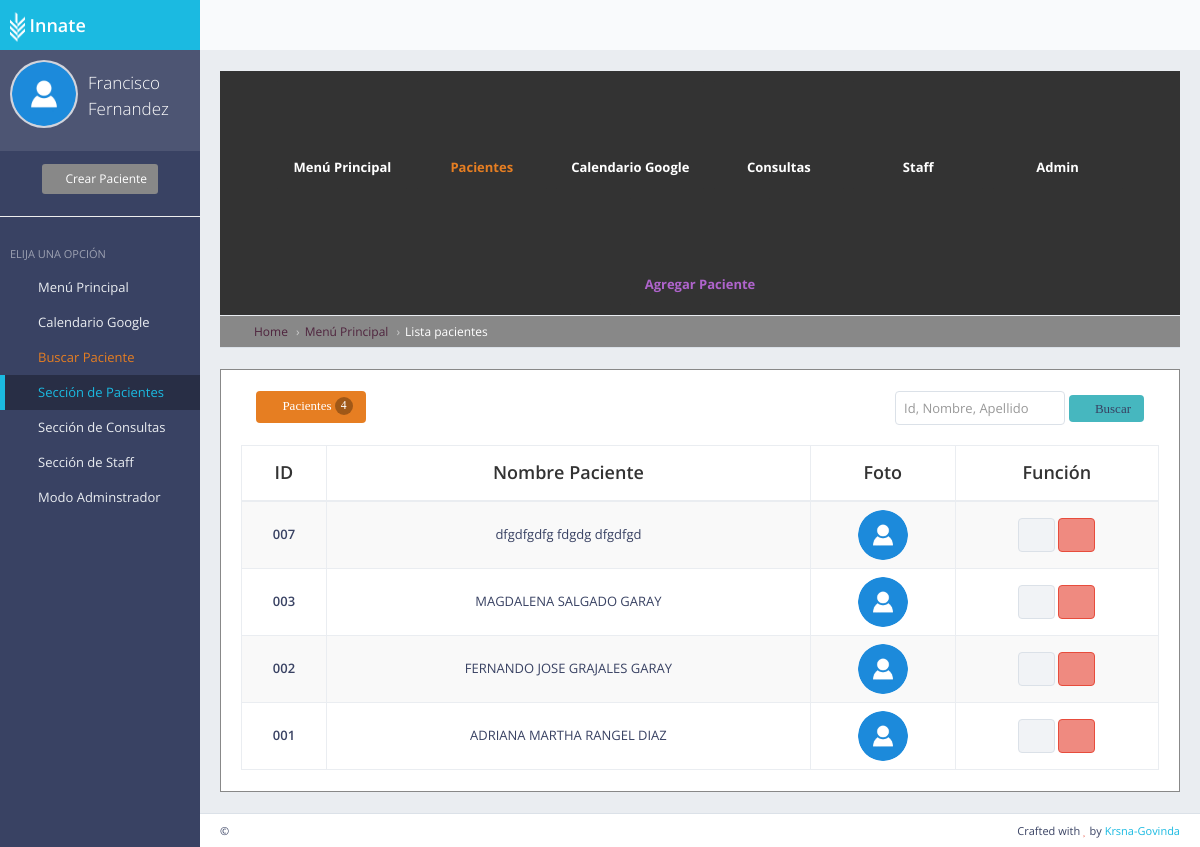
The app's page /pacientes/lista/ (signed in) with its own data.
### persona/models.py (models this page shows, shortened)
class Persona(models.Model):
    rol_opciones = (
            ('Quiropráctico', 'Quiropráctico'),
            ('Asistente', 'Asistente'),
            ('Radiólogo', 'Radiólogo'),
            ('Capacitación', 'Capacitación'),
            ('Contabilidad', 'Contabilidad'),
            ('Administrador', 'Administrador')
        )
    user   = models.OneToOneField(User, on_delete=models.CASCADE, null=True, blank=True)
    Nombre = models.CharField(max_length=50)
    Apellido_Paterno = models.CharField(max_length=100)
    Apellido_Materno = models.CharField(max_length=100)
    Rol = models.CharField(max_length=15, choices=rol_opciones, default="Quiropràctico")
    Cedula = models.CharField(max_length=50, null=True, blank=True)
    Telefono = models.CharField(max_length=50, null=True, blank=True)
    email = models.CharField(max_length=100, null=True, blank=True)
    Foto = models.ImageField(default='default.jpg', blank=True, upload_to='medicos/')
    facebook = models.CharField(max_length=100, null=True, blank=True)
    twitter = models.CharField(max_length=100, null=True, blank=True)
    linkedin = models.CharField(max_length=100, null=True, blank=True)
    instagram = models.CharField(max_length=100, null=True, blank=True)
    class Meta:
        verbose_name = ("Personas")
        verbose_name_plural = ("Persona")
        ordering = ("-id",)

### paciente/models.py (models this page shows, shortened)
class Paciente(models.Model):
    sexo_opciones= (
        ('M', 'Masculino'),
        ('F', 'Femenino'),
    )
    titulo_opciones= (
        ('Sr', 'Señor'),
        ('Sra', 'Señora'),
        ('Srita', 'Señorita'),
        ('Joven', 'Joven'),
    )
    record = models.CharField(max_length=50, null=True, unique=True)
    Titulo = models.CharField(max_length=50, choices=titulo_opciones, null=True, blank=True, default="Sr.")
    Apellido_Paterno = models.CharField(max_length=100)
    Apellido_Materno = models.CharField(max_length=100)
    Nombre = models.CharField(max_length=50)
    Fecha_Nacimiento = models.DateField()
    Sexo = models.CharField(max_length=1, choices=sexo_opciones, default="M")
    Domicilio = RichTextUploadingField(blank=True, null=True)
    Ciudad = models.CharField(max_length=30, blank=True, null=True, default="CDMX")
    Telefono = models.CharField(max_length=30, blank=True, null=True )
    Email = models.EmailField(null=True, blank=True)
    photo_1 = models.ImageField(default='default.jpg', upload_to='pacientes/fotos/%Y/%m/%d/', blank=True, null=True)
    creada = models.DateTimeField(auto_now_add=True)
    modificada = models.DateTimeField(auto_now=True)
    class Meta:
      verbose_name_plural = "pacientes"
      ordering = ("-id",)
    def otro_nombre(self):
        return self.Nombre + '  ' + self.Apellido_Paterno + '  ' + self.Apellido_Materno

### paciente/views.py (the view)
# urls.py: path('lista/', login_required(views.index), name='pacientes_lista'),
def index(request):
    pacientes = Paciente.objects.order_by('-id')
    paginator = Paginator(pacientes,10)
    contador = Paciente.objects.all().count()
    page = request.GET.get('page')
    paged_pacientes = paginator.get_page(page)
    context = {'pacientes' : paged_pacientes, 'contador':contador}
    return render (request, 'lista-pacientes.html', context)

### paciente/templates/lista-pacientes.html (shortened to what this page needs)
{% extends 'back/master.html' %}
{% load static %}
{% load humanize %}
{% block sidebar %}
<ul class="sidebar-nav">
    {% if request.user.is_superuser %}
  <li>
    <center>
      <a href="{% url 'class_upload_paciente' %}"><button class="btn btn-sm themed-background-night text-light"><i class="fa fa-plus"></i> Crear Paciente</button></a>
  </li>
  {% endif %}
    <hr>
    <li class="sidebar-header">
        <span class="sidebar-header-title">Elija una opción</span>
    </li>
    <li>
        <a href="{% url 'panel2' %}" ><i class="fa fa-windows sidebar-nav-icon"></i>Menú Principal</a>
    </li>
    <li>
        <a href="{% url 'calendario' %}" ><i class="fa fa-calendar sidebar-nav-icon"></i>Calendario Google</a>
    </li>
    <li>
        <a href="#" class=" text-warning sidebar-nav-menu"><i class="fa fa-angle-left sidebar-nav-indicator sidebar-nav-mini-hide"></i><i class="fa fa-search sidebar-nav-icon"></i><span class="sidebar-nav-mini-hide">Buscar Paciente</span></a>
      </li>
    <li>
        <a href="#" class=" text-primary sidebar-nav-menu active"><i class="fa fa-angle-left sidebar-nav-indicator sidebar-nav-mini-hide"></i><i class="fa fa-wheelchair sidebar-nav-icon"></i><span class="sidebar-nav-mini-hide">Sección de Pacientes</span></a>
    </li>
    <li>
        <a href="#" class="sidebar-nav-menu"><i class="fa fa-angle-left sidebar-nav-indicator sidebar-nav-mini-hide"></i><i class="fa fa-stethoscope sidebar-nav-icon"></i><span class="sidebar-nav-mini-hide">Sección de Consultas</span></a>
    </li>
    <li>
        <a href="#" class="sidebar-nav-menu"><i class="fa fa-angle-left sidebar-nav-indicator sidebar-nav-mini-hide"></i><i class="fa fa-user-md sidebar-nav-icon"></i><span class="sidebar-nav-mini-hide">Sección de Staff</span></a>
    </li>
    <li>
        <a href="{% url 'admin:login' %}" ><i class="fa fa-cogs sidebar-nav-icon"></i>Modo Adminstrador</a>
    </li>
{% endblock %}
{% block header %}
    <div id="page-content">
                        <div class="content-header themed-background-dark-night">
                            <ul class="nav-horizontal text-center">
                                <li>
                                    <a href="{% url 'panel2' %}" class="themed-background-dark-night text-light"><i class="fa fa-windows sidebar-nav-icon "></i> Menú Principal</a>
                                </li>
                                <li>
                                    <a href="{% url 'pacientes_lista' %}" class="themed-background-dark-night themed-color-autumn"><i class="fa fa-wheelchair sidebar-nav-icon themed-color-autumn"></i> Pacientes</a>
                                </li>
                                <li>
                                    <a href="{% url 'calendario' %}" class="themed-background-dark-night text-light"><i class="fa fa-calendar "></i> Calendario Google</a>
                                </li>
                                <li>
                                    <a href="{% url 'class_consulta_lista' %}" class="themed-background-dark-night text-light"><i class="fa fa-stethoscope"></i> Consultas</a>
                                </li>
                                <li>
                                    <a href="{% url 'class_personas_lista' %}" class="themed-background-dark-night text-light"><i class="gi gi-group"></i> Staff</a>
                                </li>
                                <li>
                                    <a href="{% url 'admin:login' %}" class="themed-background-dark-night text-light"><i class="fa fa-cogs"></i> Admin</a>
                                </li>
                                {% if request.user.is_superuser %}
                                <li>
                                    <a href="{% url 'class_upload_paciente' %}" class="themed-background-dark-night themed-color-amethyst"><i class="themed-color-amethyst fa fa-user-plus"></i> Agregar Paciente</a>
                                </li>
                                {% endif %}
                            </ul>
                        </div>
                        <ul class="breadcrumb breadcrumb-top themed-background-night">
                            <li class="breadcrumb-item"><a href="{% url 'home' %}" class="themed-color-dark-waterlily"><i class="fa fa-home themed-color-dark"></i> Home</a></li>
                            <li><a class="themed-color-dark-waterlily" href="{% url 'panel2' %}">Menú Principal</a></li>
                            <li><a class="text-light">Lista pacientes</a></li>
                        </ul>
    </div>
{% endblock %}
{% block mainblock %}
    <div class="block themed-border-night">
        {% if pacientes %}
        <div class="hidden-xs col-sm-2">
            <button type="button" class="fa fa-wheelchair btn themed-background-autumn text-light"> Pacientes <span class="badge">{{contador}}</span></button>
        </div>
        <div class="col-xs-12 col-sm-10">
            <form class="form-inline text-right search" action="{% url 'search_results' %}" method?='get'>
                <input class="form-control mr-xs-4" type="search" name="q" placeholder="Id, Nombre, Apellido" aria-label="Search">
                <button class="btn btn-inline-primary fa fa-search themed-background-modern my-3 my-sm-0" type="submit"> Buscar</button>
            </form>
            <br>
        </div>
        <table class="table table-bordered table-striped table-vcenter">
            <thead>
                <tr>
                    <th class="text-center themed-color-dark-night">ID</th>
                    <th class="text-center themed-color-dark-night">Nombre Paciente</th>
                    <th class="text-center themed-color-dark-night hidden-xs">Foto</th>
                    <th class="text-center themed-color-dark-night">Función</th>
                </tr>
            </thead>
            <tbody>
            {% for x in pacientes %}
                <tr>
                    <td class="text-center"><strong>{{x.record}}</strong></td>
                    <td class="text-center">{{x.otro_nombre}}</td>
                    <td class="text-center hidden-xs"><a href="{% url 'detalle_paciente' x.id %}"><img src="{{x.photo_1.url}}" alt="avatar" class="img-circle" height="50" width="50"></td></a>
                    <td class="text-center">
                        <div class="btn-group btn-group-md">
                            <a href="{% url 'detalle_paciente' x.id %}" title="Datos personales, galería, consultas y citas" class="btn btn-default"><i class="fa fa-folder-open"></i></a>
                        </div>
                        {% if request.user.is_superuser %}
                        <div class="btn-group btn-group-md">
                            <a href="{% url 'class_delete_paciente' x.id %}" data-toggle="tooltip" title="¿Eliminar registro y sus datos?" class="btn btn-danger"><i class="fa fa-times"></i></a>
                        </div>
                        {% endif %}
                    </td>
                </tr>
            {% endfor %}
            </tbody>
        </table>
            {% else %}
            <center>
                <h3>no se han encontrado pacientes...</h3>
                <img src="{% static 'website/img/bg-img/gato.png' %}" alt="" style="width:10%;">
            </center>
        {% endif %}
            {% load navigation_filters %}
    </div>
{% endblock %}

### paciente/templates/back/master.html (shortened to what this page needs)
{% load static %}
<!DOCTYPE html>
 <html class="no-js" lang="en">
    <head>
        <link rel="stylesheet" href="{% static 'back/css/bootstrap.min.css' %}">
        <link rel="stylesheet" href="{% static 'back/css/plugins.css' %}">
        <link rel="stylesheet" href="{% static 'back/css/main.css' %}">
        <link rel="stylesheet" href="{% static 'back/css/themes.css' %}">
    </head>
    <body >
        <div id="page-wrapper">
            <div id="page-container" class="sidebar-partial sidebar-visible-lg sidebar-no-animations">
                {% block X %}
                <div id="sidebar">
                    <div id="sidebar-scroll">
                        <div class="sidebar-content">
                                <a href="/" class="sidebar-brand">
                                    <img src="{% static 'assets/images/logo_innate_icon_blanco.png' %}" height="30" /> <strong>Innate</strong>
                                </a>
                            <div class="sidebar-section sidebar-user clearfix sidebar-nav-mini-hide">
                                <div class="sidebar-user-avatar">
                                    <a href="{% url 'class_detail_persona' user.persona.id %}">
                                        <img src="{{user.persona.Foto.url}}" alt="avatar" title="Perfil">
                                    </a>
                                </div>
                                <div class="sidebar-user-name">{{user.persona.Nombre}} {{user.persona.Apellido_Paterno}}</div>
                                <div class="sidebar-user-links">
                                    <a href="{% url 'home' %}" data-toggle="tooltip" data-placement="bottom" title="Home"><i class="fa fa-home"></i></a>
                                    <a href="{% url 'class_detail_persona' user.persona.id %}" data-toggle="tooltip" data-placement="bottom" title="Perfil"><i class="gi gi-user"></i></a>
                                    <a href="{% url 'calendario' %}" data-toggle="tooltip" data-placement="bottom" title="Calendario Google"><i class="fa fa-calendar"></i></a>
                                    <a href="{% url 'logout' %}" data-toggle="tooltip" data-placement="bottom" title="Cerrar sesión"><i class="gi gi-exit"></i></a>
                                </div>
                            </div>
                            {% endblock %}
                            {% block sidebar %}{% endblock %}
                        </div>
                    </div>
                </div>
                <div id="main-container">
                    {% block y %}
                    <header class="navbar navbar-default">
                        <ul class="nav navbar-nav-custom">
                            <li>
                                <a href="javascript:void(0)" onclick="App.sidebar('toggle-sidebar');this.blur();">
                                    <i class="fa fa-bars fa-fw"></i>
                                </a>
                            </li>
                        </ul>
                    </header>
                    {% endblock %}
                    <div id="page-content">
                            {% block header %}
                            {% endblock %}
                            {% block mainblock %}
                            {% endblock %}
                    </div>
                    {% block footer %}
                    <footer class="clearfix">
                        <div class="pull-right">
                            Crafted with <i class="fa fa-heart text-danger"></i> by <a href="#" target="_blank">Krsna-Govinda</a>
                        </div>
                        <div class="pull-left">
                             &copy;
                        </div>
                    </footer>
                    {% endblock %}
                </div>
            </div>
        </div>
    </body>
</html>

### paciente/static/back/css/themes.css (style rules this page uses)
.themed-border-night { border-color: #888888 !important; }
.themed-background-night { background-color: #888888 !important; }
.themed-color-dark-night { color: #333333 !important; }
.themed-background-dark-night { background-color: #333333 !important; }
.themed-color-amethyst { color: #af64cc !important; }
.themed-background-modern { background-color: #46b7bf !important; }
.themed-color-autumn { color: #e67e22 !important; }
.themed-background-autumn { background-color: #e67e22 !important; }
.themed-color-dark-waterlily { color: #4f243e !important; }

### records on screen
Paciente: record "007", otro_nombre "dfgdfgdfg fdgdg dfgdfgd", photo_1 (placeholder picture)
Paciente: record "003", otro_nombre "MAGDALENA SALGADO GARAY", photo_1 (placeholder picture)
Paciente: record "002", otro_nombre "FERNANDO JOSE GRAJALES GARAY", photo_1 (placeholder picture)
Paciente: record "001", otro_nombre "ADRIANA MARTHA RANGEL DIAZ", photo_1 (placeholder picture)

### other values on screen
{{ user.persona.Nombre }} "Francisco"
{{ user.persona.Apellido_Paterno }} "Fernandez"
{{ contador }} "4"
